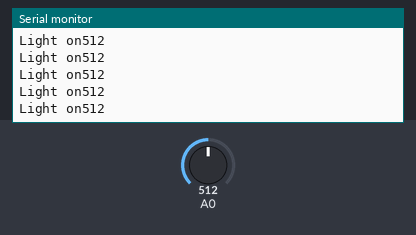
A sketch run on a simulated Arduino Uno, built with avr-gcc and run on an emulated ATmega328P. Parts: the last lines printed to the serial monitor. The test bench sets the inputs (shaded band); at power-on: A0 = 512.

Above: at 1.2 s.
1.3 s: A0 set to 584
At 2.1 s:
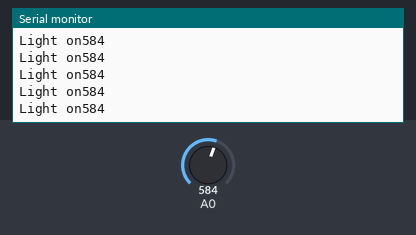
2.8 s: A0 set to 613
At 3.3 s:
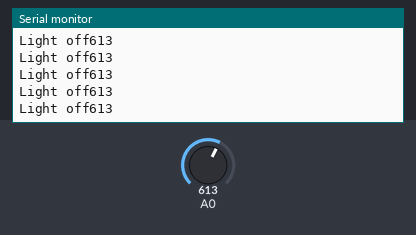
10.7 s: A0 set to 984
At 11.8 s:
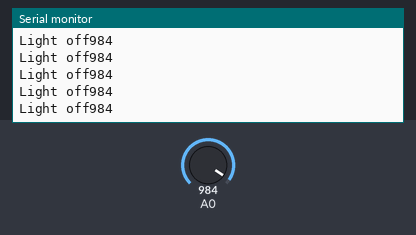
13.7 s: A0 set to 1018
At 14.7 s:
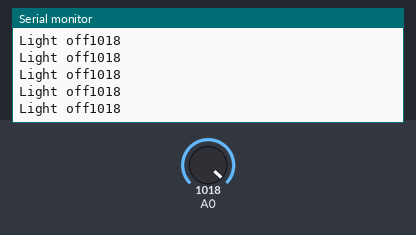
Timing chart, 0 to 16.2 s (numbered marks = the images above; inputs shaded):
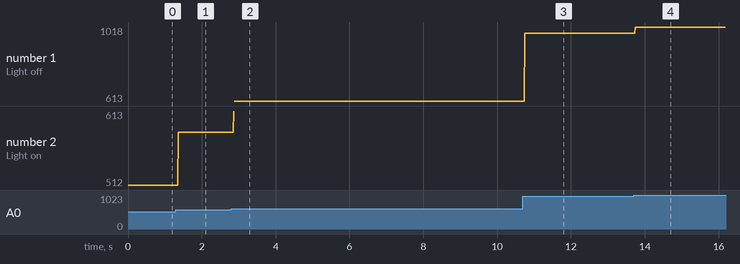

Measured:
- the behaviour switches between 600 and 601 on A0 (found by bisection; images 1 and 2)
- after the input at 1.3 s, the serial monitor: prints a new line after 0.06 s (image 1)
- after the input at 2.8 s, the serial monitor: prints a new line after 0.06 s (image 2)
- after the input at 10.7 s, the serial monitor: prints a new line after 0.05 s (image 3)
- after the input at 13.7 s, the serial monitor: prints a new line after 0.05 s (image 4)
- plotted number 1: 613 → 984 after the input at 10.7 s, 984 → 1018 after the input at 13.7 s
- plotted number 2: 512 → 584 after the input at 1.3 s, 584 → 613 after the input at 2.8 s

The sketch:

photoresistor.ino
```cpp
void setup() {
  Serial.begin(9600);
  // put your setup code here, to run once:

}


void loop() {
  // put your main code here, to run repeatedly:
  int offset=600;
int state;
int readin;
char rec[] = "OFF";
state = 0;
readin = analogRead(A0);
Serial.println(readin);
if(readin > offset)
{
  Serial.print("Light off");
  }
  else
  {
    Serial.print("Light on");
    }
delay(10);
}
```
